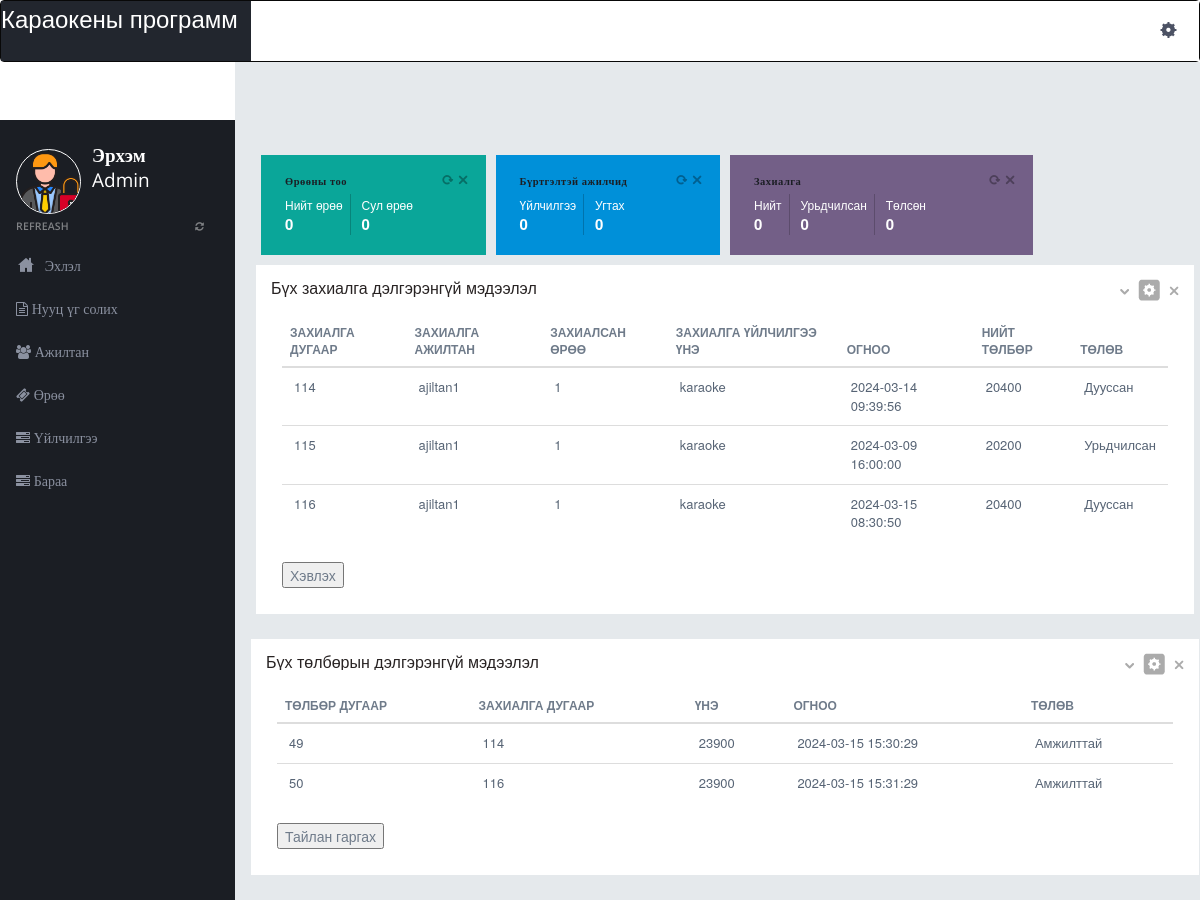
/admin/home.php, run on an earlier commit of the app's database.
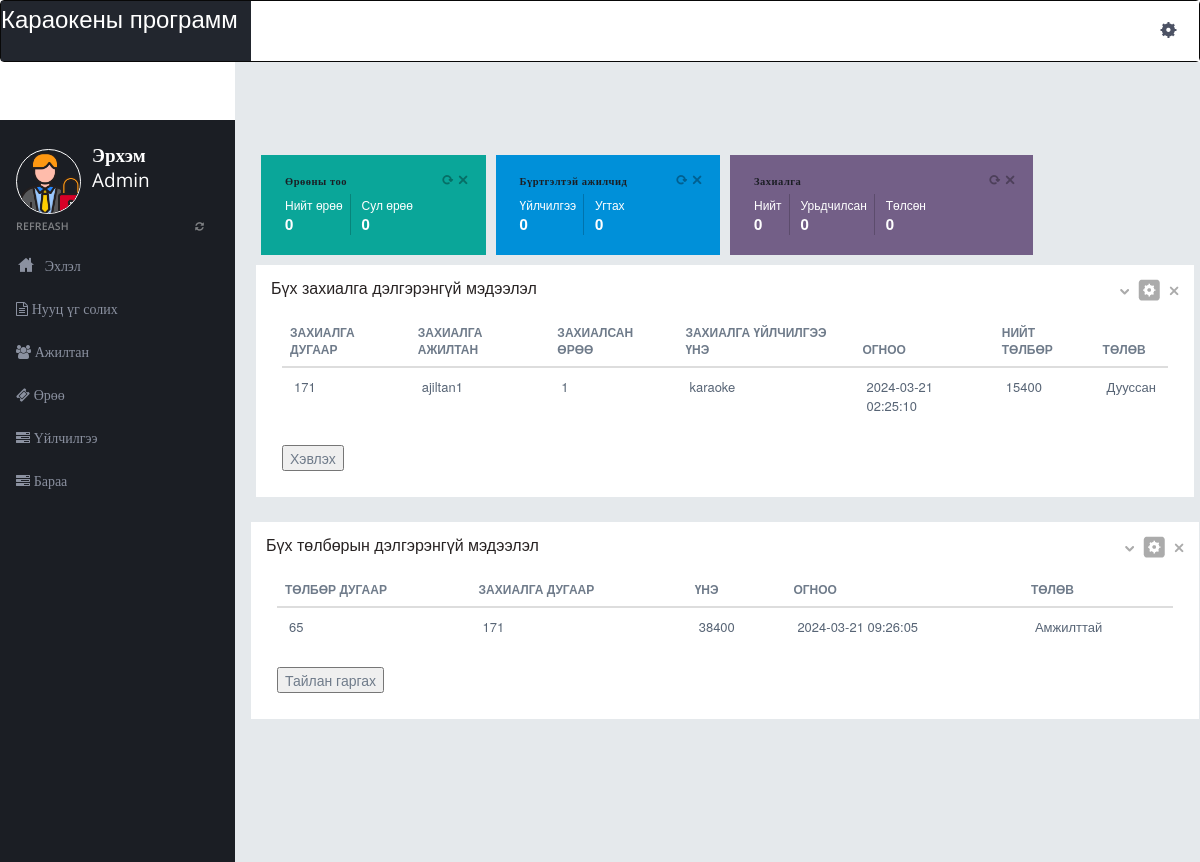
And on a later commit of the database.
### tables this page shows
CREATE TABLE `orders` (
  `OrderID` int(11) NOT NULL,
  `WorkerName` varchar(255) DEFAULT NULL,
  `userphone` int(12) NOT NULL,
  `RoomNumber` int(11) DEFAULT NULL,
  `ServiceName` varchar(255) DEFAULT NULL,
  `OrderDate` timestamp NOT NULL DEFAULT current_timestamp(),
  `Qua` int(11) NOT NULL,
  `time` int(11) NOT NULL,
  `TotalAmount` int(100) DEFAULT NULL,
  `type` int(1) NOT NULL
);

CREATE TABLE `payment` (
  `PaymentID` int(11) NOT NULL,
  `OrderID` int(11) NOT NULL,
  `WorkerName` varchar(255) NOT NULL,
  `Amount` int(100) DEFAULT NULL,
  `PaymentDate` timestamp NOT NULL DEFAULT current_timestamp(),
  `Status` varchar(10) DEFAULT NULL
);

### admin/home.php (the view, shortened to what the changed rows need)
<?php
include("dbconnection.php");
?>
<!DOCTYPE html>
<html>
<head>
    <link href="../assets/plugins/jquery-metrojs/MetroJs.min.css" rel="stylesheet" type="text/css" />
    <link rel="stylesheet" type="text/css" href="../assets/plugins/shape-hover/css/demo.css" />
    <link rel="stylesheet" type="text/css" href="../assets/plugins/shape-hover/css/component.css" />
    <link rel="stylesheet" type="text/css" href="../assets/plugins/owl-carousel/owl.carousel.css" />
    <link rel="stylesheet" type="text/css" href="../assets/plugins/owl-carousel/owl.theme.css" />
    <link href="../assets/plugins/pace/pace-theme-flash.css" rel="stylesheet" type="text/css" media="screen"/>
    <link href="../assets/plugins/jquery-slider/css/jquery.sidr.light.css" rel="stylesheet" type="text/css" media="screen"/>
    <link rel="stylesheet" href="../assets/plugins/jquery-ricksaw-chart/css/rickshaw.css" type="text/css" media="screen" >
    <link rel="stylesheet" href="../assets/plugins/Mapplic/mapplic/mapplic.css" type="text/css" media="screen" >
    <link href="../assets/plugins/boostrapv3/css/bootstrap.min.css" rel="stylesheet" type="text/css"/>
    <link href="../assets/plugins/boostrapv3/css/bootstrap-theme.min.css" rel="stylesheet" type="text/css"/>
    <link href="../assets/plugins/font-awesome/css/font-awesome.css" rel="stylesheet" type="text/css"/>
    <link href="../assets/css/animate.min.css" rel="stylesheet" type="text/css"/>
    <link href="../assets/plugins/jquery-scrollbar/jquery.scrollbar.css" rel="stylesheet" type="text/css"/>
    <link href="../assets/css/style.css" rel="stylesheet" type="text/css"/>
    <link href="../assets/css/responsive.css" rel="stylesheet" type="text/css"/>
    <link href="../assets/css/custom-icon-set.css" rel="stylesheet" type="text/css"/>
    <link href="../assets/css/magic_space.css" rel="stylesheet" type="text/css"/>
    <link href="../css/bootstrap.min.css" rel="stylesheet">
    <link href="../css/plugins/morris.css" rel="stylesheet">
</head>
<body class="">
<div class="page-container row">
<div class="page-content">
    <div class="content sm-gutter">
        <div class="row">
	<div class="row">
                    <div class="col-md-12">
                        <div class="row">
                            <div class="col-md-12">
                                <div class="grid simple ">
                                    <div class="grid-body no-border">
                                            <table class="table table-hover no-more-tables" id="dataTable">
                                                <thead>
                                                    <tr>
                                                        <th>Захиалга дугаар</th>
                                                        <th>Захиалга ажилтан</th>
                                                        <th>Захиалсан өрөө</th>
                                                        <th>Захиалга үйлчилгээ үнэ</th>
                                                        <th>Огноо</th>
                                                        <th>Нийт төлбөр</th>
                                                        <th>Төлөв</th>
                                                    </tr>
                                                </thead>
                                                <tbody>
                                                <?php $ret=mysqli_query($con,"select * from orders");
												while($row=mysqli_fetch_array($ret))
												{
												?>
                                                    <tr>
                                                        <td><?php echo $row['OrderID'];?></td>
                                                        <td><?php echo $row['WorkerName'];?></td>
                                                          <td><?php echo $row['RoomNumber'];?></td>
                                                          <td><?php echo $row['ServiceName'];?></td>
                                                          <td><?php echo $row['OrderDate'];?></td>
                                                          <td><?php echo $row['TotalAmount'];?></td>
                                                          <td>
                                                          <?php
                                                         if($row['type'] == 0){
                                                            echo "Идэвхтэй";
                                                          }elseif ($row['type'] == 1) {
                                                            echo "Урьдчилсан";
                                                         } else {
                                                            echo "Дууссан";
                                                         }
                                                        ?>
                                                        </td>
                                                    </tr>
                                                    <?php  } ?>
                                                </tbody>
                                            </table>
                                    </div>
                                </div>
                            </div>
                        </div>
                    </div>
<div class="row">
                    <div class="col-md-12">
                        <div class="row">
                            <div class="col-md-12">
                                <div class="grid simple ">
                                    <div class="grid-body no-border">
                                    <table class="table table-hover no-more-tables" id="dataTable1">
    <thead>
        <tr>
            <th>Төлбөр дугаар</th>
            <th>Захиалга дугаар</th>
            <th>Үнэ</th>
            <th>Огноо</th>
            <th>Төлөв</th>
        </tr>
    </thead>
    <tbody>
    <?php
        $ret = mysqli_query($con, "select * from payment");
        while($row = mysqli_fetch_array($ret)) {
    ?>
        <tr>
            <td><?php echo $row['PaymentID'];?></td>
            <td><?php echo $row['OrderID'];?></td>
            <td><?php echo $row['Amount'];?></td>
            <td><?php echo $row['PaymentDate'];?></td>
            <td><?php echo $row['Status'];?></td>
        </tr>
    <?php  } ?>
    </tbody>
</table>
                                    </div>
                                </div>
                            </div>
                        </div>
                        </div>
                    </div>
                </div>
            </div>
					</div>
                </div>
</div>
</body>
</html>

What changed in the data, as far as the page shows it:
removed orders: OrderID "114", WorkerName "ajiltan1", RoomNumber "1", ServiceName "karaoke", OrderDate "2024-03-14 09:39:56", TotalAmount "20400", type "Дууссан"
removed orders: OrderID "115", WorkerName "ajiltan1", RoomNumber "1", ServiceName "karaoke", OrderDate "2024-03-09 16:00:00", TotalAmount "20200", type "Урьдчилсан"
removed orders: OrderID "116", WorkerName "ajiltan1", RoomNumber "1", ServiceName "karaoke", OrderDate "2024-03-15 08:30:50", TotalAmount "20400", type "Дууссан"
removed payment: PaymentID "49", OrderID "114", Amount "23900", PaymentDate "2024-03-15 15:30:29", Status "Амжилттай"
removed payment: PaymentID "50", OrderID "116", Amount "23900", PaymentDate "2024-03-15 15:31:29", Status "Амжилттай"
added orders: OrderID "171", WorkerName "ajiltan1", RoomNumber "1", ServiceName "karaoke", OrderDate "2024-03-21 02:25:10", TotalAmount "15400", type "Дууссан"
added payment: PaymentID "65", OrderID "171", Amount "38400", PaymentDate "2024-03-21 09:26:05", Status "Амжилттай"
